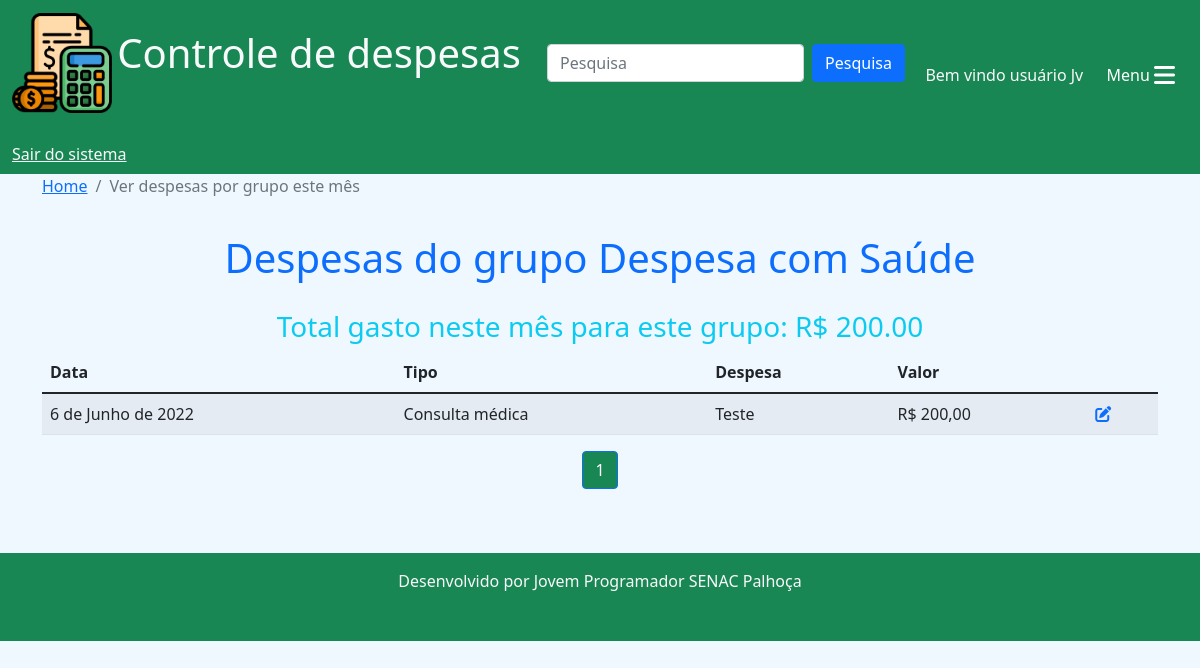
Page /dashboard/despesas_dashboard/5 (signed in) on the committed database.
### cadastros/models.py (models this page shows)
class GrupoDespesa(models.Model):
    grupo = models.CharField(max_length=50)
    padrao = models.BooleanField(default=False)
    usuario = models.ForeignKey(User, on_delete=models.CASCADE, blank=True, null=True)
    ativo = models.BooleanField(default=True)
    class Meta:
        verbose_name = 'Grupo de despesa'
        verbose_name_plural = 'Grupos de despesa'
    def __str__(self):
        return self.grupo

class TipoDespesa(models.Model):
    tipo = models.CharField(max_length=80)
    padrao = models.BooleanField(default=False)
    usuario = models.ForeignKey(User, on_delete=models.CASCADE, blank=True, null=True)
    grupo = models.ForeignKey(GrupoDespesa, on_delete=models.CASCADE)
    ativo = models.BooleanField(default=True)
    class Meta:
        verbose_name = 'Tipo de despesa'
        verbose_name_plural = 'Tipos de despesa'
    def __str__(self):
        return self.tipo

### despesas/models.py (models this page shows, shortened)
class Despesa(models.Model):
    despesa = models.TextField(blank=True, null=True)
    data = models.DateField()
    usuario = models.ForeignKey(User, on_delete=models.CASCADE)
    tipo = models.ForeignKey(TipoDespesa, on_delete=models.DO_NOTHING)
    fpag = models.ForeignKey(FormaPagamento, on_delete=models.DO_NOTHING)
    valor = models.DecimalField(max_digits=10, decimal_places=2)
    class Meta:
        verbose_name = 'Despesa'
        verbose_name_plural = 'Despesas'

### dashboard/views.py (the view)
# urls.py: path('despesas_dashboard/<int:id>', views.despesas_dashboard, name='despesas_dashboard'),
@login_required(login_url='login')
def despesas_dashboard(request, id):
    hoje = datetime.today()
    mes = hoje.month
    ano = hoje.year
    user = request.user
    grupo = get_object_or_404(GrupoDespesa, id=id)
    if not grupo.padrao and grupo.usuario != user:
        messages.add_message(request, messages.ERROR, 'Esse grupo não pertence a esse usuário')
        return redirect('home')
    despesas = Despesa.objects.all().filter(
        usuario=user, tipo__grupo=grupo, data__month=mes, data__year=ano
    ).order_by('-data')
    if len(despesas) == 0:
        messages.add_message(request, messages.INFO, 'Nenhuma despesa registrada para esse grupo no mês corrente')
        return redirect('home')
    total = despesas.aggregate(Sum('valor'))
    total = f"{total['valor__sum']:.2f}"
    paginator = Paginator(despesas, 10)
    page = request.GET.get('p')
    despesas = paginator.get_page(page)
    return render(request, 'ver_despesas_grupo_dashboard.html', {'despesas':despesas, 'grupo':grupo, 'total':total})

### dashboard/templates/ver_despesas_grupo_dashboard.html (shortened to what this page needs)
{% extends 'base.html'%}
{% block 'conteudo'%}
<nav aria-label="breadcrumb">
  <ol class="breadcrumb">
    <li class="breadcrumb-item"><a href="{% url 'home'%}">Home</a></li>
    <li class="breadcrumb-item active" aria-current="page">Ver despesas por grupo este mês</li>
  </ol>
</nav>
<h1 style="padding-top: 20px;" class="text-center text-primary">Despesas do grupo {{grupo}}</h1>
<h3 style="padding-top: 20px;" class="text-center text-info">Total gasto neste mês para este grupo: R$ {{total}}</h3>
<div class="row">
  <div class="col-12">
    <table class="table table-striped table-hover">
      <thead>
        <tr>
          <th scope="col">Data</th>
          <th scope="col">Tipo</th>
          <th scope="col">Despesa</th>
          <th scope="col">Valor</th>
        </tr>
      </thead>
      <tbody>
        {% for c in despesas%}
        <tr>
            <td>{{c.data}}</td>
            <td>{{c.tipo}}</td>
            <td>{{c.despesa}}</td>
            <td>R$ {{c.valor}}</td>
            <td><a href="{% url 'alterar_despesa' c.id%}" title='Manutenção de despesa'><i class="fa-solid fa-pen-to-square text-primary"></i></a></td>
        </tr>
        {%endfor%}
      </tbody>
    </table>
</div>
<nav aria-label="Page navigation example">
  <ul class="pagination justify-content-center">
    {%for pagina in despesas.paginator.page_range%}
    {%if despesas.number == pagina%}
      <li class="page-item active"><a class="page-link bg-success" href="?p={{pagina}}&mes={{mes}}&ano={{ano}}">{{pagina}}</a></li>
    {% elif despesas.number > pagina|add:'-3'  and despesas.number < pagina|add:'3'%}
      <li class="page-item"><a class="page-link" href="?p={{pagina}}&mes={{mes}}&ano={{ano}}">{{pagina}}</a></li>
    {%endif%}
    {%endfor%}
  </ul>
</nav>
</div>
{% endblock %}

### templates/base.html (shortened to what this page needs)
{% load static %}
<!DOCTYPE html>
<html lang="pt-br">
<head>
    <link href="https://cdn.jsdelivr.net/npm/bootstrap@5.1.3/dist/css/bootstrap.min.css" rel="stylesheet">
    <link rel="stylesheet" href="{% static 'css/estilo.css'%}">
</head>
<body>
    <nav class="navbar navbar-light bg-success">
        <div class="container-fluid">
          <a class="navbar-brand text-light" href="{% url 'home'%}">
            <img src="{% static 'img/icone_despesas.png'%}" width="100" height="100" class="d-inline-block align-text-middle">
            <span class="fs-1">Controle de despesas</span>
          </a>
          <form class="d-flex" action="{% url 'pesquisa'%}">
            <input class="form-control me-2" type="search" placeholder="Pesquisa" aria-label="Search" name="termo">
            <button class="btn btn-primary" type="submit">Pesquisa</button>
          </form>
          {% if user.first_name != ''%}
          <span class="text-light mt-4">Bem vindo {{user.first_name}} {{user.last_name}}</span>
          {% else %}
          <span class="text-light mt-4">Bem vindo usuário {{user}}</span>
          {% endif %}
          <button class="btn btn-success text-end mt-4" type="button" data-bs-toggle="offcanvas" data-bs-target="#offcanvasScrolling" aria-controls="offcanvasScrolling">Menu <i class="fa fa-bars fa-xl"></i></button>
          {% if user.is_authenticated %}
          <a href="{% url 'logout'%}" class="text-light mt-4">Sair do sistema</a>
          {% else %}
          <a href="{% url 'login'%}" class="text-light mt-4">Faça seu login</a>
          {% endif %}
        </div>
    </nav>
      <div class="container">
       {% block 'conteudo'%}
       {% endblock %}
      </div>
    <footer class="text-center text-light bg-success mt-5 pb-3">
        <p class="py-3">Desenvolvido por Jovem Programador SENAC Palhoça</p>
    </footer>
</body>
</html>

### templates/static/css/estilo.css (style rules this page uses)
* { margin: 0; padding: 0; }
body { background-color: aliceblue; }

### rows in the picture
GrupoDespesa: grupo "Despesa com Saúde"
Despesa: data "6 de Junho de 2022", tipo "Consulta médica", despesa "Teste", valor "200,00"

### other values in the picture
{{ user }} "Jv"
{{ total }} "200.00"
{{ pagina }} "1"
